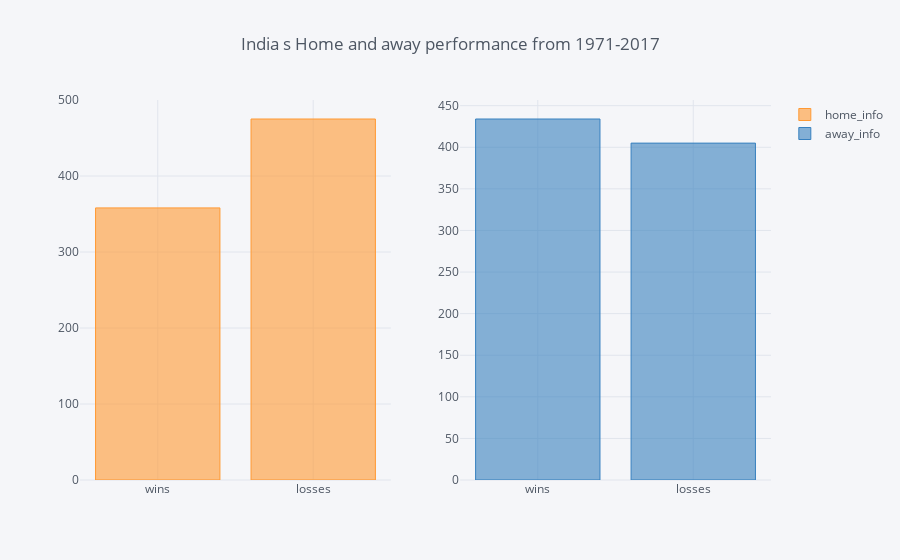

Notebook code cell kept with this figure:
### Code cell
India_info.iplot(kind='bar',subplots=True,title='India s Home and away performance from 1971-2017')

### Figure 1 — Plotly figure (JSON) as saved in the notebook; plotly's stock layout.template omitted (floating-point values rounded to 4 significant figures)
{"data": [{"marker": {"color": "rgba(255, 153, 51, 0.6)", "line": {"color": "rgba(255, 153, 51, 1.0)", "width": 1}}, "name": "home_info", "orientation": "v", "text": "", "type": "bar", "uid": "5bd99303-48a8-45f2-935b-6cfd91170a29", "x": ["wins", "losses"], "xaxis": "x", "y": [358, 475], "yaxis": "y"}, {"marker": {"color": "rgba(55, 128, 191, 0.6)", "line": {"color": "rgba(55, 128, 191, 1.0)", "width": 1}}, "name": "away_info", "orientation": "v", "text": "", "type": "bar", "uid": "e1dedaae-62bb-4eb3-9f94-e1c74125bb47", "x": ["wins", "losses"], "xaxis": "x2", "y": [434, 405], "yaxis": "y2"}], "layout": {"legend": {"bgcolor": "#F5F6F9", "font": {"color": "#4D5663"}}, "paper_bgcolor": "#F5F6F9", "plot_bgcolor": "#F5F6F9", "title": {"font": {"color": "#4D5663"}, "text": "India s Home and away performance from 1971-2017"}, "xaxis": {"anchor": "y", "domain": [0, 0.45], "gridcolor": "#E1E5ED", "showgrid": true, "tickfont": {"color": "#4D5663"}, "title": {"font": {"color": "#4D5663"}, "text": ""}, "zerolinecolor": "#E1E5ED"}, "xaxis2": {"anchor": "y2", "domain": [0.55, 1], "gridcolor": "#E1E5ED", "showgrid": true, "tickfont": {"color": "#4D5663"}, "title": {"font": {"color": "#4D5663"}, "text": ""}, "zerolinecolor": "#E1E5ED"}, "yaxis": {"anchor": "x", "domain": [0, 1], "gridcolor": "#E1E5ED", "showgrid": true, "tickfont": {"color": "#4D5663"}, "title": {"font": {"color": "#4D5663"}, "text": ""}, "zerolinecolor": "#E1E5ED"}, "yaxis2": {"anchor": "x2", "domain": [0, 1], "gridcolor": "#E1E5ED", "showgrid": true, "tickfont": {"color": "#4D5663"}, "title": {"font": {"color": "#4D5663"}, "text": ""}, "zerolinecolor": "#E1E5ED"}}}
